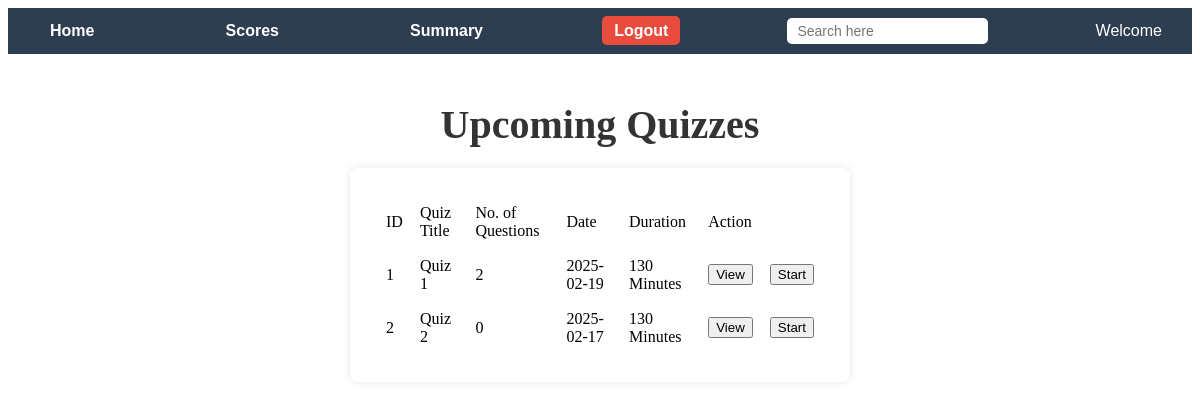
The app's page /userdb (signed in) with its own data.
### models.py (models this page shows)
class Quiz(data.Model):
    __tablename__='quizzes'
    quiz_id=data.Column(data.Integer,primary_key=True)
    quiz_title=data.Column(data.String(200),nullable=False)
    chap_id=data.Column(data.Integer,data.ForeignKey('chap.chap_id'),nullable=False)
    quiz_date=data.Column(data.Date,nullable=False)
    quiz_time=data.Column(data.Integer,nullable=False)
    quiz_score=data.relationship('Scores',backref='Quiz',lazy=True)
    quiz_ques=data.relationship('Questions',backref='Quiz',lazy=True)
    @property
    def question(self):
        return len(self.quiz_ques)

### app.py (the view)
@application.route('/userdb',methods=['GET','POST'])
def userdb():
    if 'name' not in session:
        flash('please login')
        return redirect(url_for('Login'))
    quiz=Quiz.query.all()
    return render_template('User_Dashboard.html',quiz=quiz)

### templates/User_Dashboard.html (shortened to what this page needs)
{% extends 'index.html' %}
{% block navbar %}
{% include 'user-navbar.html' %}
{% endblock %}
{% block content %}
<center>
        <div id="userdashboard">
            <table>
                <h1>Upcoming Quizzes</h1>
                <tr>
                    <td>ID</td>
                    <td>Quiz Title</td>
                    <td>No. of Questions</td>
                    <td>Date</td>
                    <td>Duration</td>
                    <td>Action</td>
                </tr>
                {% for q in quiz %}
                <tr>
                    <td>{{ q.quiz_id }}</td>
                    <td>{{ q.quiz_title }}</td>
                    <td>{{ q.question }}</td>
                    <td>{{q.quiz_date}}</td>
                    <td>{{q.quiz_time}} Minutes</td>
                    <td><button id="viewquiz">View</button>
                    <td><button id="startquiz">Start</button>
                    </td>
                </tr>
                {% endfor %}
            </table>
        </div>
</center>
{% endblock %}

### static/style.css (style rules this page uses)
#index-page center { display: flex; flex-direction: column; align-items: center; justify-content: center; height: auto; padding: 20px; }
#index-page table { width: 100%; max-width: 500px; margin: 20px auto; border-spacing: 15px; background-color: #fff; padding: 20px; border-radius: 8px; box-shadow: 0 0 10px rgba(0, 0, 0, 0.1); }
#index-page h1 { color: #333; font-size: 2.5em; margin-bottom: 10px; }

### records on screen
Quiz: quiz_id "1", quiz_title "Quiz 1", question "2", quiz_date "2025-02-19", quiz_time "130"
Quiz: quiz_id "2", quiz_title "Quiz 2", question "0", quiz_date "2025-02-17", quiz_time "130"
